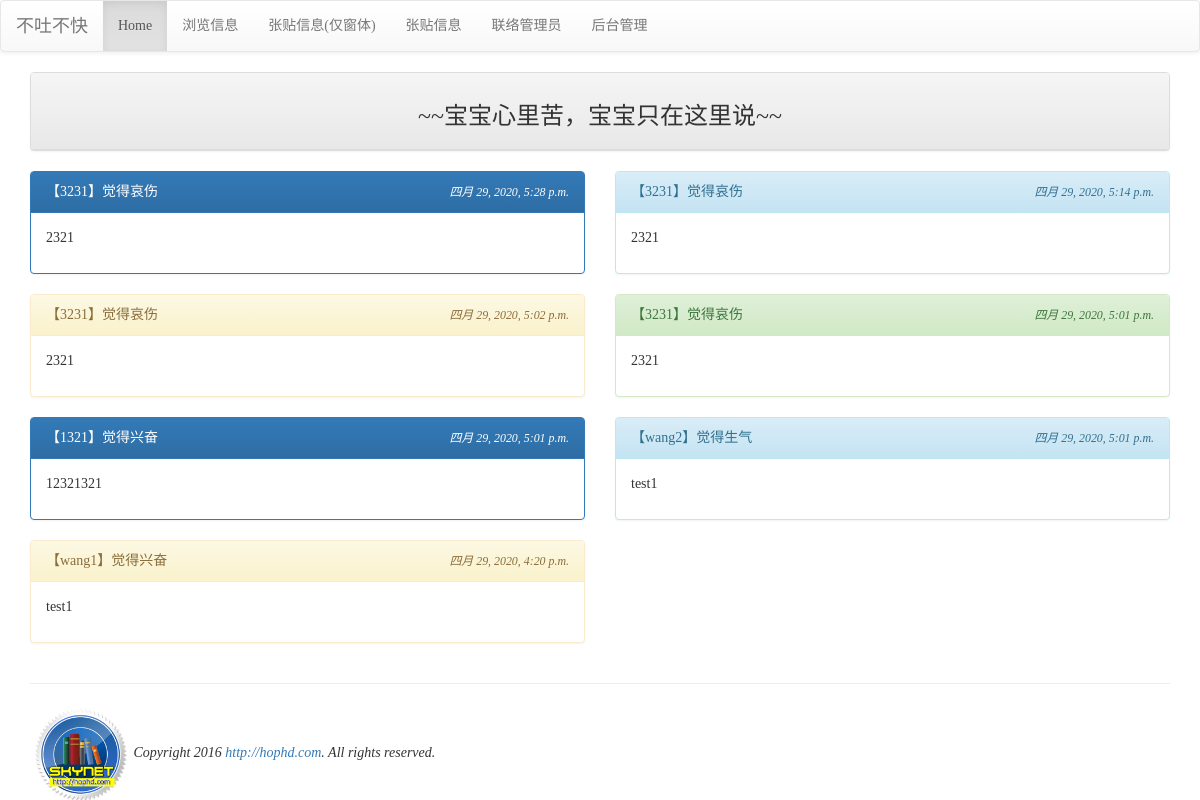
The app's page /django08/list/, older data.
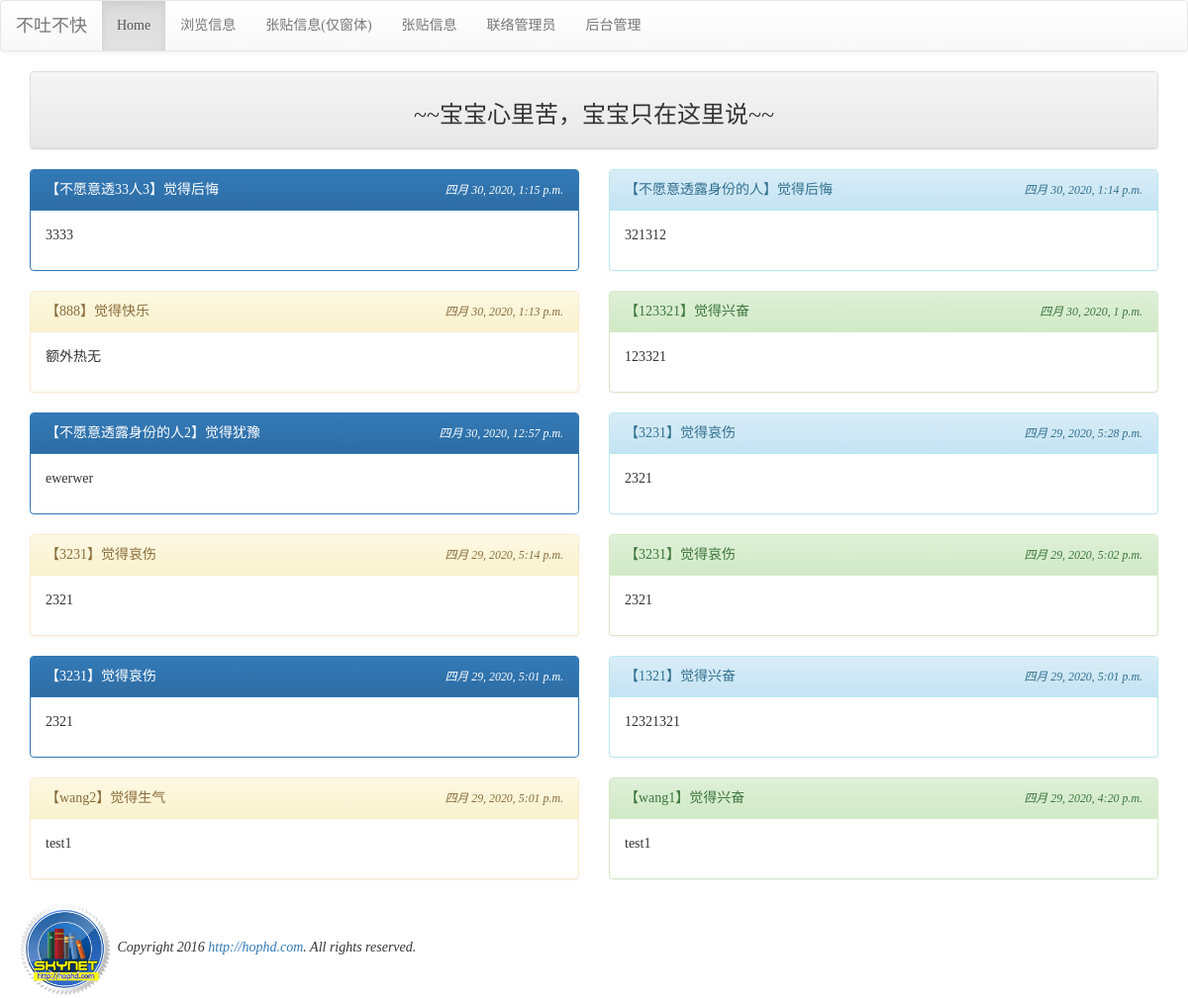
The same page, newer data.
### django08/models.py (models this page shows, shortened)
class Post(models.Model):
    mood = models.ForeignKey('Mood', on_delete=models.CASCADE)
    nickname = models.CharField(max_length=10, default="不愿意透露身份的人")
    message = models.TextField(null=False)
    del_pass = models.CharField(max_length=10)
    pub_time = models.DateTimeField(auto_now=True)
    enabled = models.BooleanField(default=True)

class Mood(models.Model):
    status = models.CharField(max_length=10, null=False)
    def __str__(self):
        return self.status

### django08/views.py (the view)
def listing(request):
    posts = models.Post.objects.filter(enabled=True).order_by('-pub_time')[:150]
    moods = models.Mood.objects.all()
    return render(request, 'django08/listing.html', locals())

### templates/django08/listing.html (shortened to what this page needs)
{% extends "django08/base.html" %}
{% block content %}
<div class='container'>
<div class='row'>
    <div class='col-md-12'>
        <div class='panel panel-default'>
            <div class='panel-heading' align=center>
            <h3>~~宝宝心里苦，宝宝只在这里说~~</h3>
    </div>
</div>
{% for p in posts %}
    {% cycle "<div class='row'> <div class='col-md-6'>" "<div class='col-md-6'>" %}
        <div class='panel {%cycle "panel-primary" "panel-info" "panel-warning" "panel-success" %}'>
            <div class='panel-heading'>
                <table width='100%'>
                    <tr>
                        <td>
                            【{{ p.nickname }}】觉得{{ p.mood }}
                        </td>
                        <td align=right>
                            <i><small>{{ p.pub_time }}</small></i>
                        </td>
                    </tr>
                </table>
            </div>
            <div class='panel-body'>{{ p.message | linebreaks }}</div>
        </div>
    </div>
    {% cycle "" "</div>"%}
{% endfor %}
</div>
{% endblock %}

Row changes from the older to the newer data that the page shows:
added Post: nickname "不愿意透33人3", mood "后悔", pub_time "四月 30, 2020, 1:15 p.m.", message "3333"
added Post: nickname "不愿意透露身份的人", mood "后悔", pub_time "四月 30, 2020, 1:14 p.m.", message "321312"
added Post: nickname "888", mood "快乐", pub_time "四月 30, 2020, 1:13 p.m.", message "额外热无"
added Post: nickname "123321", mood "兴奋", pub_time "四月 30, 2020, 1 p.m.", message "123321"
added Post: nickname "不愿意透露身份的人2", mood "犹豫", pub_time "四月 30, 2020, 12:57 p.m.", message "ewerwer"
